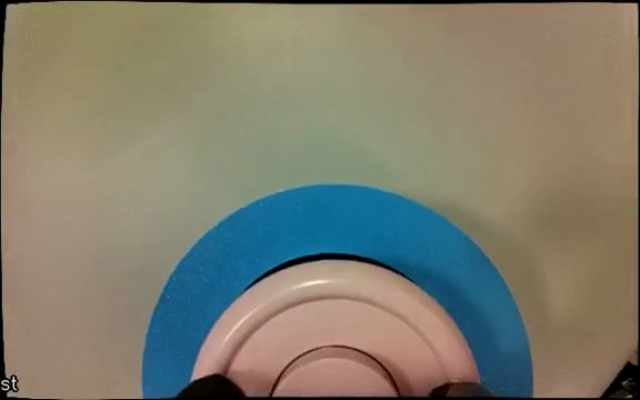
#> input picture capabilities/box_opening/test/data/wrist_grip_close_flatbot_20261030_1008_held.jpg, 640 x 400 px
$ python -i button_sight.py   (imports and definitions only)   (older library calls are emulated)
#> lines starting #> are read from the running program, lines starting #| are printed output that depends on the picture
"""The button sighted from over it: where its centre is from the wrist lens, by colour alone.

The press's sight (tasks/reach_press: the hand turned down with the wrist lens over the aimed button,
standing still) takes one colour frame and asks where the button's centre is, in the base's xy, from the
lens's vertical. No depth: the wrist OAK's stereo reads nothing nearer than ~24 cm, and the lens stands
15-24 cm over the button there.

The frame is turned, undistorted and rotated in one remap, into a virtual camera at the same centre looking
straight down the world's z. Every level circle is a circle there whatever the hand's lean: a circle of
radius R (m) centred (X, Y) from the lens's vertical, Z below the lens, shows with radius r = f R / Z at
c + f (X, Y) / Z. The offset is (centre - c) R / r: f cancels, and the scale is the circle's own size
against the model's button. Its range f R / r is a record only (the seam's two edges, or one of them, set
the size to a few per cent), fine for scale in xy, no measure of a height.

Which circle is the seam is decided from colour alone, so it is decided by rules the recorded frames
taught (E4): the lid's moulded 60 mm ring and its rim are concentric with the seam, and the seam is not
always seen (a steep view, the fingers over it). Classical circle fitting: Hough gives the centres only;
about each, every circle is read from the edge pixels' distances (one direction of brightness at a time),
and a circle counts only where one edge of its own, fitted alone until the fit no longer moves, goes round
ten sixteenths of it.
"""

import math
from dataclasses import dataclass

import numpy as np

# HoughCircles on the median-blurred grey of the virtual picture, as the recorded frames' experiment ran it
# (E4: at these settings a centre was found on every pink frame that shows the lid), in one pass over the
# radii looked for. Only its centres are used, the SCAN_KEEP strongest: the lid's circles share one, and
# Hough finds it from whichever of them shows (its radius, one per centre, is not used). The lid's centre
# was Hough's first or second on every recorded frame that shows the seam and every render; six is three
# times that
HOUGH_PARAM1 = 80
HOUGH_PARAM2 = 30
SCAN_KEEP = 6
# The radii looked for: from SCAN_SPAN[0] of the seam's radius expected to SCAN_SPAN[1] of the lid's (the
# seam's, where the lid is not round): past the seam window's 0.80-1.30 and the rim's 12 % either way
SCAN_SPAN = (0.7, 1.4)
# ... within this of where the button is expected, beyond the flow's 30 mm (reach_press.SIGHT_MAX_OFF_M):
# a button a little past it is seen, and refused for being there, not missed
SEARCH_M = 0.04
# Circles whose centres stand within FAMILY_PX, or FAMILY_FRAC of the smaller one's radius, are one family:
# the seam, the ring and the rim of one lid (E4's gate)
FAMILY_PX = 6.0
FAMILY_FRAC = 0.12
# The seam groove is dark: its inner edge darkens going outward and its outer edge brightens, two circles
# about one centre the groove's width apart, 2 mm on the model's 22 mm radius (0.09). On the recorded
# frames its one-sign edges stand 2.75-4.8 px apart at 30-36 px (0.09-0.13, the blur spreading them);
# 0.15 is a little over the widest. Two uses (grooves_merged): a darkening edge and the brightening one
# outside it within GROOVE_FRAC of its radius are one groove, their mean the circle (the lid's 1.5 mm
# moulded ring is one too); and two edges of one sign within it are one edge seen twice, the better
# carried kept
GROOVE_FRAC = 0.15
# seam+rim: the family holds a circle button_diameter_m / lid diameter times another, within this: the
# recorded frames' seam-and-rim pairs stand 9-11 % off the model's 0.42 (15:19, 10:10, 14:04), the 60 mm
# ring against the rim (0.57) 35 %
RATIO_TOL = 0.12
# seam: the innermost, within this of the radius expected from the range the arm expects (the circle as its
# own edge fits it). Lopsided: the tops have read low, so the real seam has shown up to 1.3 times larger
# than expected, and the lid's 60 mm moulded ring is 1.35 times the seam. What is left: where the seam
# cannot be seen and the top is modelled some 6 mm or more too high, the ring passes as the seam, its scale
# making the offset about a quarter short (5 mm on 20). Narrower, real seams seen with the top read low
# would be refused, the case the sight is for; a seam that can be seen is taken first (a seam-and-rim pair
# in any family, then a seam by its size)
SEAM_WINDOW = (0.80, 1.30)
# Only a circle wholly inside the frame is a circle: one the frame's edge cuts fits its arc at more than one
# size and centre (the 14:33 close-up's seam, cut by the top edge, took a 51 px circle 13 px off its centre
# as well as its own 62). EDGE_PX inside the edge: past the OAK's dark rectification border, 1-4 px on the
# recorded frames, twice the widest. Checked at WHOLE_POINTS round each circle: a point every 7.5 deg, at
# most 18 px apart on the largest circle looked for on the recorded frames (133 px)
EDGE_PX = 8
WHOLE_POINTS = 48
# An edge pixel belongs to a circle about a centre where its gradient runs within 45 deg of the radius
# (cos 45 deg): a circle's own edge runs across it, a straight edge through it does not. A centre d px off
# the circle's turns its edge's gradient up to asin(d / r) off the radius: 21 deg for the recorded frames'
# worst, a Hough centre 10 px off a 28 px seam; 45 is twice that
RADIAL_COS = math.sqrt(0.5)
# The circles about a centre: the edge pixels' distances from it, one direction of brightness at a time,
# counted PEAK_PX wide (an edge read from a centre a pixel or two off spreads that much; from one further off
# a peak is only a start, and the second read, about the fitted centre, is sharp); each local most with at
# least PEAK_FRAC of the circle's round in pixels is a candidate. Low on purpose, under the 10 / 16 x 0.5
# (0.31) a circle carried holds at least: carried is the test
PEAK_PX = 3
PEAK_FRAC = 0.25
# carried: a candidate fitted by least squares to the edge pixels of its own brightening or darkening, first
# those within FIT_PX (a peak's PEAK_PX), then those within EDGE_FIT_PX, again and again until the
# pixels it holds no longer change. Most settle in 2-12 rounds; on the recorded frames a few walk on 0.1 px a
# round, some still moving at 30 (circles of 47-90 px, none the seam). Those settle by 60 on circles other
# starts reach in fewer rounds; stopped at 30 they stand 0.5-0.9 px short of them, where they began and not
# where their edge is (14:04), so a fit not settled in FIT_ROUNDS is refused, not taken where it stopped.
# Where it ends is not bounded: a Hough centre on the recorded frames stands 5-10 px off the
# seam's (16:23's 10), and the fit walks there; what it ends on must then carry it
FIT_PX = 3.0
EDGE_FIT_PX = 1.5  # an edge Canny draws one pixel wide, laid on a circle to the pixel's half either side
FIT_ROUNDS = 30
# carried measures the pixels near where its fit stood, cut again where it walks REACH_PX from there: the
# same pixels as the whole picture's, whatever REACH_PX is. A cut measures every pixel once; most walks
# stay within 4 px of their start, and 2-6 cost the same on the recorded frames (14:04: 29.3-29.8 ms)
REACH_PX = 4.0
# ... and its edge must go round it: in SUPPORT_MIN of SUPPORT_SECTORS equal sectors, each holding
# SUPPORT_ARC times as many pixels as the sector's arc (Canny's edge has 1-1.4 per pixel of arc: half lets a
# sector count where the edge is broken, and the few stray pixels of a sector it misses do not). A circle
# drawn across two concentric circles' arcs d px apart in radius stands d/2 off their centre and leaves each
# arc by (d/2)(1 - cos t): within EDGE_FIT_PX of an edge over some 6 sectors of 16, never 9. Ten: on 9
# the circle is not held by its arc (the 10:59 regrip frame, the fingers over 7 sectors: fits begun a pixel
# apart on the seam's one edge end 6 px apart, and its other edge's fit, carried in 9, stands 12 mm off the
# seam), while the recorded seams in view are carried in 11-16
SUPPORT_SECTORS = 16
SUPPORT_MIN = 10
SUPPORT_ARC = 0.5
MIN_BELOW_M = 0.08  # closer than this the button fills the frame (button_aim.MIN_RANGE_M)
# One circle reached from two candidates (two centres, two peaks): the fits agree within 0.3 px (one edge
# fitted from four starts 2 px off, on the renders and 16:23); 1 px is about three times that
SAME_PX = 1.0


@dataclass
class ButtonSight:
    """The button's centre from the lens's vertical, in the base's axes (m): `off_xy`; how far below the lens
    its circle's size puts it (`below_m`, a record only); `how` it was told from the lid's other circles
    ('seam+rim' or 'seam'); its radius in the virtual picture (`r_px`); and, to draw it on the frame as
    given, its centre there (`uv`) and the button's size (`diameter_m`)."""

    off_xy: tuple
    below_m: float
    how: str
    r_px: float
    uv: tuple
    diameter_m: float


@dataclass
class Edges:
    """A picture's edge pixels (Canny's), at `x`, `y`, and its brightness gradient there (`gx`, `gy`, `g`
    its size): made once a frame (edges_of)."""

    x: np.ndarray
    y: np.ndarray
    gx: np.ndarray
    gy: np.ndarray
    g: np.ndarray


# [12 lines left out: function virtual_down, not called in this run]


def edges_of(gray):
    """The Edges of grey picture `gray`: Canny's at Hough's own thresholds, the gradient Sobel's."""
    import cv2

    ys, xs = np.nonzero(cv2.Canny(gray, HOUGH_PARAM1 / 2.0, HOUGH_PARAM1))
    gx = cv2.Sobel(gray, cv2.CV_32F, 1, 0, ksize=3)[ys, xs].astype(float)
    gy = cv2.Sobel(gray, cv2.CV_32F, 0, 1, ksize=3)[ys, xs].astype(float)
    return Edges(xs.astype(float), ys.astype(float), gx, gy, np.hypot(gx, gy))


# [78 lines left out: functions _centres, _radial, candidates, carried, not called in this run]


def _same_pixels(near, on, near0, on0):
    """Whether pixels `on` of _Near `near` are pixels `on0` of `near0`."""
    return np.array_equal(on, on0) if near is near0 else np.array_equal(near.ids[on], near0.ids[on0])


class _Near:
    """The pixels of Edges `e` that a circle within REACH_PX of `at` (u, v, r: its centre moved and its
    radius changed, together) can hold within FIT_PX: a pixel d from that circle's centre stands within d
    of it from `at`'s, so within REACH_PX + FIT_PX of `at` (and a pixel more, for rounding). In the
    picture's order, their indices `ids`."""

    # [19 lines left out: function __init__, not called in this run]

    def left(self, fit):
        """Whether `fit` stands further than REACH_PX from where these pixels were cut."""
        return math.hypot(fit[0] - self.at[0], fit[1] - self.at[1]) + abs(fit[2] - self.at[2]) > REACH_PX

    # [64 lines left out: functions fit, held, _solve3, _sectors, circles_about, not called in this run]


def _same(fit, sign, other):
    """Whether circle `fit` of edge `sign` is `other` (u, v, r, sign, ...) to SAME_PX."""
    return sign == other[3] and all(abs(a - b) <= SAME_PX for a, b in zip(fit[:3], other[:3], strict=True))


# [78 lines left out: functions _in_frame, _whole, families, grooves_merged, which_seam, not called in this run]


@dataclass
class Down:
    """A frame turned to look straight down (look_down): the grey picture (`gray`, median-blurred) and
    which of its pixels show the frame (`inside`, _in_frame's); its focal length `f` and the lens's vertical
    in it (`c`); the circles looked for (`lo` to `hi` px) and the seam's radius expected (`r_seam`); the
    virtual camera's axes in the base (`R_v`) and the camera's rays into its (`R_vc`); and, to put a point
    back on the frame, the camera's intrinsics and distortion (`k`, `dist`)."""

    gray: np.ndarray
    inside: np.ndarray
    f: float
    c: np.ndarray
    lo: float
    hi: float
    r_seam: float
    R_v: np.ndarray
    R_vc: np.ndarray
    k: np.ndarray
    dist: np.ndarray


# [96 lines left out: functions look_down, sight_button, not called in this run]

>>> import cv2
>>> picture = cv2.imread('../../test/data/wrist_grip_close_flatbot_20261030_1008_held.jpg', cv2.IMREAD_GRAYSCALE)
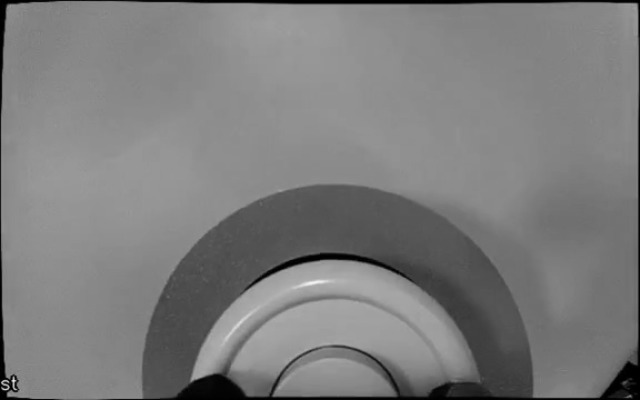
#> picture: shape (400, 640); min 0, max 242, mean 124.6
>>> result = edges_of(picture)
#> in edges_of, `ys, xs = np.nonzero(cv2.Canny(gray, HOUGH_PARAM1 / 2.0, HOUGH_PARAM1))`: ys = 5634 values from 1 to 399; xs = 5634 values, max 638 at index 636, min 1 at index 819, mean 327.6
#> in edges_of, `gx = cv2.Sobel(gray, cv2.CV_32F, 1, 0, ksize=3)[ys, xs].astype(float)`: gx = 5634 values, max 715 at index 4722, min -681 at index 4823, mean 1.01
#> in edges_of, `gy = cv2.Sobel(gray, cv2.CV_32F, 0, 1, ksize=3)[ys, xs].astype(float)`: gy = 5634 values, max 752 at index 4859, min -782 at index 4938, mean 14.1

$ run again, on capabilities/box_opening/test/data/wrist_grip_close_flatbot_20261030_1059_air.jpg
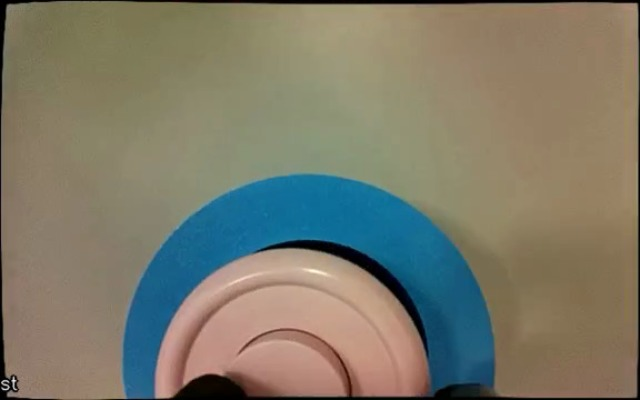
#> input picture capabilities/box_opening/test/data/wrist_grip_close_flatbot_20261030_1059_air.jpg, 640 x 400 px
#> `picture = cv2.imread('../../test/data/wrist_grip_close_flatbot_2026103..`:
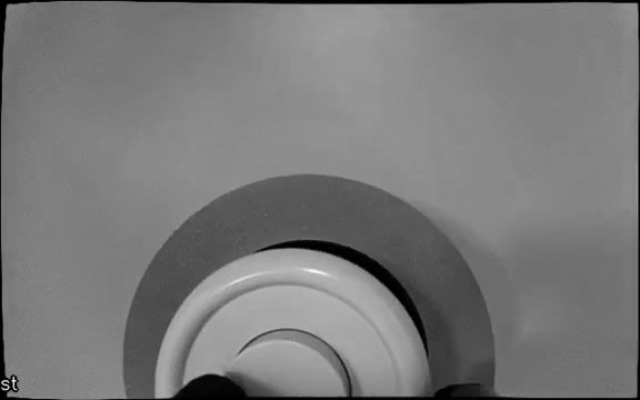
#> picture: shape (400, 640); min 0, max 248, mean 121.4
#> ys = 5566 values from 1 to 399; xs = 5566 values, max 638 at index 636, min 1 at index 819, mean 302.3
#> gx = 5566 values, max 705 at index 4718, min -660 at index 4719, mean -1.86
#> gy = 5566 values, max 768 at index 4835, min -776 at index 4897, mean 8.16
